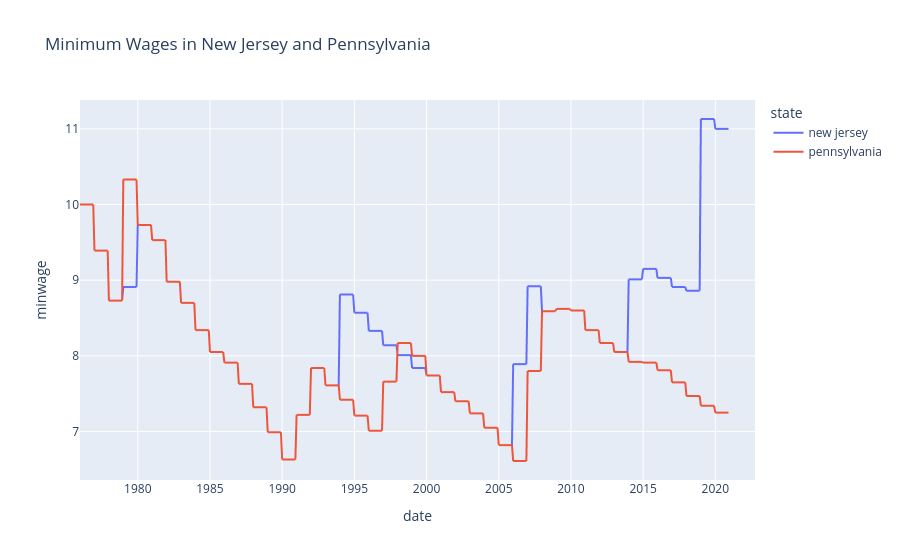

The notebook cell saved with this chart:
### Code cell
df_s=pd.read_csv('https://raw.githubusercontent.com/huanfachen/DSSS/main/data/state_data.csv', parse_dates=['date']) # read in the state-level data
did=df_s[df_s['state'].isin(['pennsylvania', 'new jersey'])] # subset the data to only include pennsylvania and new jersey

px.line(did, x='date', y='minwage', color='state', title="Minimum Wages in New Jersey and Pennsylvania") # plot the minimum wage over time

### Figure 1 — Plotly figure (JSON) as saved in the notebook; plotly's stock layout.template omitted (floating-point values rounded to 4 significant figures; data arrays with more than 128 entries replaced by an {"elided": "..."} marker saying what was removed)
{"data": [{"hovertemplate": "state=new jersey<br>date=%{x}<br>minwage=%{y}<extra></extra>", "legendgroup": "new jersey", "line": {"color": "#636efa", "dash": "solid"}, "marker": {"symbol": "circle"}, "mode": "lines", "name": "new jersey", "showlegend": true, "type": "scattergl", "x": {"elided": "562 str values"}, "xaxis": "x", "y": {"elided": "562 float values"}, "yaxis": "y"}, {"hovertemplate": "state=pennsylvania<br>date=%{x}<br>minwage=%{y}<extra></extra>", "legendgroup": "pennsylvania", "line": {"color": "#EF553B", "dash": "solid"}, "marker": {"symbol": "circle"}, "mode": "lines", "name": "pennsylvania", "showlegend": true, "type": "scattergl", "x": {"elided": "562 str values"}, "xaxis": "x", "y": {"elided": "562 float values"}, "yaxis": "y"}], "layout": {"legend": {"title": {"text": "state"}, "tracegroupgap": 0}, "title": {"text": "Minimum Wages in New Jersey and Pennsylvania"}, "xaxis": {"anchor": "y", "domain": [0, 1], "title": {"text": "date"}}, "yaxis": {"anchor": "x", "domain": [0, 1], "title": {"text": "minwage"}}}}
